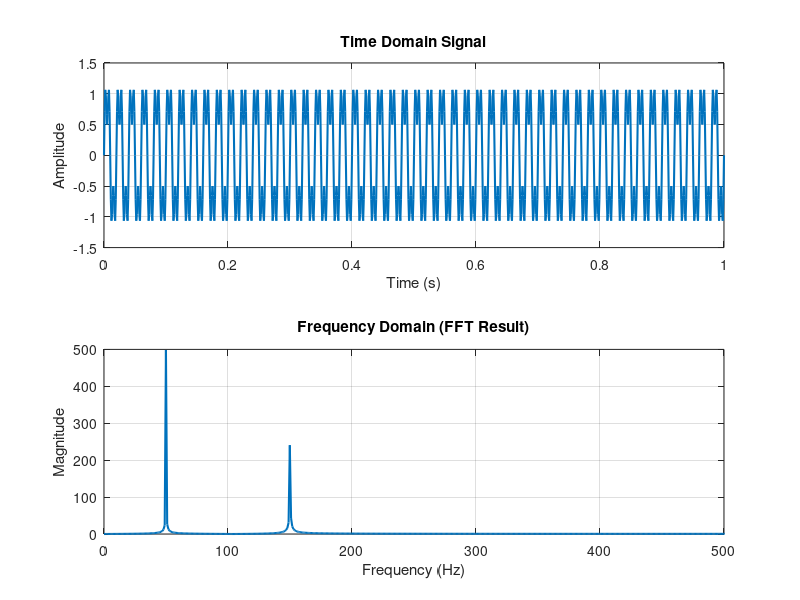

This chart was generated by the following MATLAB code:
clc;
clear;
close all;

% Time domain signal
fs = 1000;              % Sampling frequency
t = 0:1/fs:1;           % Time vector (1 second)
f1 = 50;                % Frequency component 1
f2 = 150;               % Frequency component 2
x = sin(2*pi*f1*t) + 0.5*sin(2*pi*f2*t);  % Composite signal

subplot(2,1,1);
plot(t, x, 'LineWidth', 1.5);
title('Time Domain Signal');
xlabel('Time (s)');
ylabel('Amplitude');
grid on;

% FFT
N = length(x);          % Number of samples
X = fft(x);             % Built-in FFT function
f = (0:N-1)*(fs/N);     % Frequency axis

% Magnitude Spectrum
subplot(2,1,2);
plot(f, abs(X), 'LineWidth', 1.5);
title('Frequency Domain (FFT Result)');
xlabel('Frequency (Hz)');
ylabel('Magnitude');
xlim([0 fs/2]);         % Show only positive frequencies
grid on;
